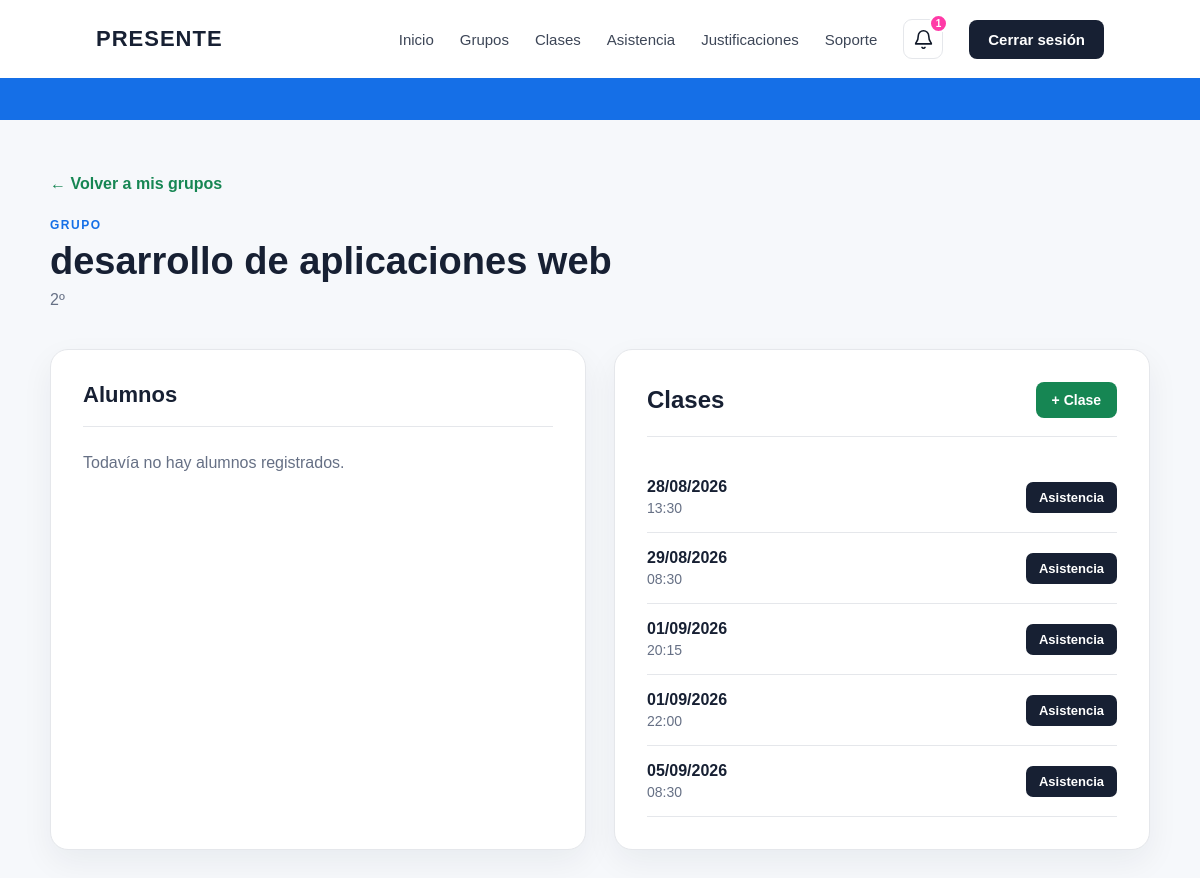
The page /profesor/grupos/1/ (signed in) on the database its author committed.
### asistencia/models.py (models this page shows, shortened)
class Grupo(models.Model):
    nombre = models.CharField(
        max_length=100
    )
    asignatura = models.CharField(
        max_length=150
    )
    profesor = models.ForeignKey(
        Profesor,
        on_delete=models.CASCADE
    )

class Clase(models.Model):
    grupo = models.ForeignKey(
        Grupo,
        on_delete=models.CASCADE
    )
    fecha = models.DateField()
    hora_inicio = models.TimeField()
    asistencia_abierta = models.BooleanField(
        default=False
    )
    token_qr = models.UUIDField(
        default=uuid.uuid4,
        editable=False,
        unique=True
    )
    token_qr_generado_en = models.DateTimeField(
        blank=True,
        null=True
    )

### asistencia/views.py (the view)
def detalle_grupo(request, grupo_id):
    profesor_id = request.session.get('profesor_id')
    if not profesor_id:
        return redirect('seleccionar_login')
    grupo = get_object_or_404(
        Grupo,
        id=grupo_id,
        profesor_id=profesor_id
    )
    alumnos = Alumno.objects.filter(
        grupo=grupo
    ).order_by(
        'apellidos',
        'nombre'
    )
    clases = Clase.objects.filter(
        grupo=grupo
    ).order_by(
        'fecha',
        'hora_inicio'
    )
    return render(
        request,
        'asistencia/detalle_grupo.html',
        {
            'grupo': grupo,
            'alumnos': alumnos,
            'clases': clases,
        }
    )

### asistencia/context_processors.py (called while the page is built)
def notificaciones_profesor(request):
    profesor_id = request.session.get("profesor_id")
    if not profesor_id:
        return {
            "justificaciones_pendientes": 0
        }
    justificaciones_pendientes = (
        Justificacion.objects
        .filter(
            estado="pendiente",
            asistencia__clase__grupo__profesor_id=profesor_id
        )
        .count()
    )
    return {
        "justificaciones_pendientes": justificaciones_pendientes
    }

### asistencia/templates/asistencia/detalle_grupo.html (shortened to what this page needs)
{% extends 'asistencia/base.html' %}
{% block content %}
<section class="panel-usuario">
    <div class="panel-contenedor">
        <div style="margin-bottom:25px;">
            <a
                href="{% url 'panel_profesor' %}"
                style="
                    text-decoration:none;
                    color:#168653;
                    font-weight:600;
                "
            >
                ← Volver a mis grupos
            </a>
        </div>
        <div class="panel-cabecera">
            <div>
                <p class="panel-etiqueta">
                    GRUPO
                </p>
                <h1>
                    {{ grupo.asignatura }}
                </h1>
                <p class="panel-subtitulo">
                    {{ grupo.nombre }}
                </p>
            </div>
        </div>
        <div class="panel-grid">
            <div class="panel-tarjeta">
                <div class="panel-tarjeta-titulo">
                    <h2>
                        Alumnos
                    </h2>
                </div>
                {% for alumno in alumnos %}
                    <div style="
                        padding:14px 0;
                        border-bottom:1px solid #e5e7eb;
                    ">
                        <strong>
                            {{ alumno.nombre }}
                            {{ alumno.apellidos }}
                        </strong>
                        <div style="
                            margin-top:4px;
                            color:#667085;
                            font-size:14px;
                        ">
                            {{ alumno.email }}
                        </div>
                    </div>
                {% empty %}
                    <p style="color:#667085;">
                        Todavía no hay alumnos registrados.
                    </p>
                {% endfor %}
            </div>
            <div class="panel-tarjeta">
                <div style="
                    display:flex;
                    justify-content:space-between;
                    align-items:center;
                    margin-bottom:25px;
                    padding-bottom:18px;
                    border-bottom:1px solid #e5e7eb;
                ">
                    <h2>
                        Clases
                    </h2>
                    <a
                        href="{% url 'crear_clase' grupo.id %}"
                        style="
                            padding:10px 16px;
                            border-radius:8px;
                            background:#168653;
                            color:white;
                            text-decoration:none;
                            font-weight:700;
                            font-size:14px;
                        "
                    >
                        + Clase
                    </a>
                </div>
                {% for clase in clases %}
                    <div style="
                        display:flex;
                        justify-content:space-between;
                        align-items:center;
                        gap:15px;
                        padding:16px 0;
                        border-bottom:1px solid #e5e7eb;
                    ">
                        <div>
                            <strong>
                                {{ clase.fecha|date:"d/m/Y" }}
                            </strong>
                            <div style="
                                margin-top:4px;
                                color:#667085;
                                font-size:14px;
                            ">
                                {{ clase.hora_inicio|time:"H:i" }}
                            </div>
                        </div>
                        <a
                            href="{% url 'gestionar_asistencia' clase.id %}"
                            style="
                                padding:8px 13px;
                                border-radius:7px;
                                background:#172033;
                                color:white;
                                text-decoration:none;
                                font-size:13px;
                                font-weight:700;
                            "
                        >
                            Asistencia
                        </a>
                    </div>
                {% empty %}
                    <p style="color:#667085;">
                        No hay clases programadas.
                    </p>
                {% endfor %}
            </div>
        </div>
    </div>
</section>
{% endblock %}

### asistencia/static/asistencia/css/style.css (style rules this page uses)
* { margin: 0; padding: 0; box-sizing: border-box; }
html { width: 100%; overflow-x: hidden; }
body { width: 100%; min-height: 100vh; font-family: 'Poppins', sans-serif; background-color: #f6f8fb; color: #172033; overflow-x: hidden; }
.panel-usuario { min-height: calc(100vh - 120px); padding: 55px 25px 80px; }
.panel-contenedor { width: 100%; max-width: 1100px; margin: 0 auto; }
.panel-cabecera { display: flex; justify-content: space-between; align-items: center; gap: 30px; margin-bottom: 40px; }
.panel-etiqueta { margin-bottom: 8px; color: #156FE7; font-size: 12px; font-weight: 700; letter-spacing: 1.5px; }
.panel-cabecera h1 { margin-bottom: 8px; font-size: 38px; font-weight: 800; color: #172033; }
.panel-subtitulo { color: #667085; font-size: 16px; }
.panel-grid { display: grid; grid-template-columns: 1fr 1fr; gap: 28px; }
.panel-tarjeta { padding: 32px; background-color: #ffffff; border: 1px solid #e5e7eb; border-radius: 18px; box-shadow: 0 12px 32px rgba(23, 32, 51, 0.06); }
.panel-tarjeta-titulo { margin-bottom: 27px; padding-bottom: 18px; border-bottom: 1px solid #e5e7eb; }
.panel-tarjeta-titulo h2 { font-size: 22px; color: #172033; }

### rows shown on the page
Grupo: asignatura "desarrollo de aplicaciones web", nombre "2º"
Clase: fecha "28/08/2026", hora_inicio "13:30"
Clase: fecha "29/08/2026", hora_inicio "08:30"
Clase: fecha "01/09/2026", hora_inicio "20:15"
Clase: fecha "01/09/2026", hora_inicio "22:00"
Clase: fecha "05/09/2026", hora_inicio "08:30"

### other values the page prints
{{ justificaciones_pendientes }} "1"
